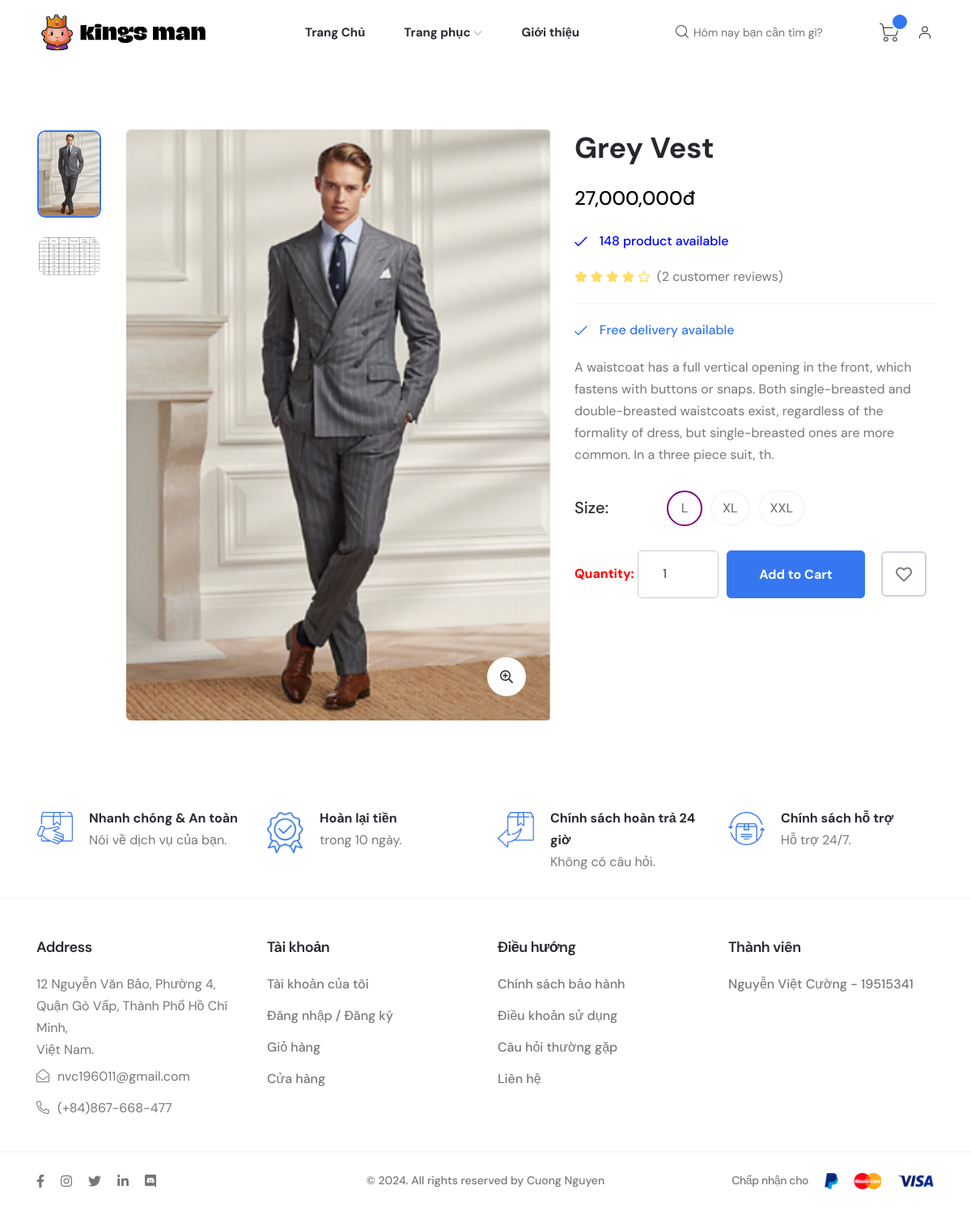
/web_user/fashionApp.php?act=detail_product&id=90, run on the app's committed database.
### tables this page shows
CREATE TABLE `tbl_product` (
  `id_product` int(6) NOT NULL,
  `product_name` varchar(255) NOT NULL,
  `quantity` int(11) NOT NULL DEFAULT 0,
  `product_img` varchar(50) NOT NULL,
  `product_prices` int(10) NOT NULL DEFAULT 0,
  `catalog_id` int(4) NOT NULL,
  `employee_entry` int(11) NOT NULL,
  `entry_date` date NOT NULL,
  `sup_id` int(11) NOT NULL,
  `view` tinyint(4) NOT NULL DEFAULT 0,
  `special` tinyint(4) NOT NULL DEFAULT 0,
  `old_prices` int(11) NOT NULL DEFAULT 0,
  `description` varchar(255) NOT NULL,
  `size` varchar(5) NOT NULL DEFAULT 'L'
);

### model_user/productdb_user.php (called while the page is built, shortened)
<?php
function get_detail_product($id){
    $conn=connectdb();
    $stmt = $conn->prepare("SELECT * FROM tbl_product Where id_product =".$id);
    $stmt->execute();
    $kq=$stmt->fetchAll();
    return $kq;
}
?>

### web_user/detail_product.php (the view, shortened to what this page needs)
  <?php
    $i = 0;
    echo '
        <div class="axil-single-product-area axil-section-gap pb--0 bg-color-white">
            <div class="single-product-thumb mb--40">
                <div class="container">
                    <div class="row">
                        <div class="col-lg-7 mb--40">
                            <div class="row">
                                <div class="col-lg-10 order-lg-2">
                                    <div class="single-product-thumbnail-wrap zoom-gallery">
                                        <div class="single-product-thumbnail product-large-thumbnail-3 axil-product">
                                            <div class="thumbnail">
                                                <a href="../uploads/'.$detail_product[0]["product_img"].'" class="popup-zoom">
                                                    <img class="custom_img_detail" src="../uploads/'.$detail_product[0]["product_img"].'" alt="Product Images">
                                                </a>
                                            </div>
                                        </div>
                                        <div class="product-quick-view position-view">
                                            <a href="../uploads/'.$detail_product[0]["product_img"].'" class="popup-zoom">
                                                <i class="far fa-search-plus"></i>
                                            </a>
                                        </div>
                                    </div>
                                </div>
                                <div class="col-lg-2 order-lg-1">
                                    <div class="product-small-thumb-3 small-thumb-wrapper">
                                        <div class="small-thumb-img">
                                            <img src="../uploads/'.$detail_product[0]["product_img"].'" alt="thumb image">
                                        </div>
                                        <div class="small-thumb-img">
                                            <img src="../uploads/size.png" alt="thumb image">
                                        </div>
                                    </div>
                                </div>
                            </div>
                        </div>
                        <div class="col-lg-5 mb--40">
                            <div class="single-product-content">
                                <div class="inner">
                                    <h2 class="product-title">'.$detail_product[0]["product_name"].'</h2>
                                    <span class="price-amount">'.number_format($detail_product[0]["product_prices"]).'đ</span>';
                                    if ($detail_product[0]["quantity"] == 0) {
                                        echo '
                                            <ul class="product-meta">
                                                <li style="color: red;"><i class="fal fa-times"></i>Run out of stock</li>
                                                <li style="color: red;"><i class="fal fa-times"></i>'.$detail_product[0]["quantity"].' product available</li>
                                            </ul>
                                        ';
                                    } else {
                                        echo '
                                            <ul class="product-meta">
                                                <li style="color: Blue;"><i class="fal fa-check"></i>'.$detail_product[0]["quantity"].' product available</li>
                                            </ul>
                                        ';
                                    }
                                    echo '
                                    <div class="product-rating">
                                        <div class="star-rating">
                                            <i class="fas fa-star"></i>
                                            <i class="fas fa-star"></i>
                                            <i class="fas fa-star"></i>
                                            <i class="fas fa-star"></i>
                                            <i class="far fa-star"></i>
                                        </div>
                                        <div class="review-link">
                                            <a href="#">(<span>2</span> customer reviews)</a>
                                        </div>
                                    </div>
                                    <ul class="product-meta">
                                        <li><i class="fal fa-check"></i>Free delivery available</li>
                                    </ul>
                                    <p class="description">'.$detail_product[0]["description"].'.</p>
                                    <div class="product-variations-wrapper">
                                        <div class="product-variation product-size-variation">
                                            <h6 class="title">Size:</h6>
                                            <ul class="range-variant">
                                                <li onclick="highlightSize(this)" class="active">'.$detail_product[0]["size"].'</li>
                                                <li onclick="highlightSize(this)">XL</li>
                                                <li onclick="highlightSize(this)">XXL</li>
                                            </ul>
                                        </div>
                                    </div>';
                                    echo '
                                    <div class="product-action-wrapper d-flex-center">
                                        <form id="slider_product_'.$i.'" action="fashionApp.php?act=add_cart" method="POST">
                                            <input type="hidden" value="'.$detail_product[0]["product_img"].'" name="img">
                                            <input type="hidden" value="'.$detail_product[0]["product_name"].'" name="name">
                                            <input type="hidden" value="'.$detail_product[0]["product_prices"].'" name="price">
                                            <input type="hidden" value="'.$detail_product[0]["id_product"].'" name="id">
                                            <input type="hidden" value="'.$detail_product[0]["size"].'" name="size">
                                            <label style="color: red; font-weight: bold;">Quantity:</label>
                                            <input style="height: 59.2px; border: 1px solid #ccc; border-radius: 5px; font-size: 16px; color: #333;
                                            width: 100px;" type="number" name="quantity" value="1"  min="1" max="'.$detail_product[0]["quantity"].'" placeholder="quantity"  oninput="limitInput(this)">
                                        </form>
                                        <ul class="product-action d-flex-center mb--0">';
                                            if ($detail_product[0]["quantity"] != 0) {
                                                echo '
                                                    <li class="add-to-cart"><a href="javascript:void(0);" onclick="submitForm('.$i.')" class="axil-btn btn-bg-primary">Add to Cart</a></li>
                                                    <li class="wishlist"><a href="#" class="axil-btn wishlist-btn"><i class="far fa-heart"></i></a></li>
                                                ';
                                            } else {
                                                echo '
                                                <li class="add-to-cart" ><a style="background-color: grey; color: white;"href="#" class="axil-btn" >Out of stock</a></li>
                                                <li class="wishlist"><a href="#" class="axil-btn wishlist-btn"><i class="far fa-heart"></i></a></li>
                                                ';
                                            }
                                    echo '
                                        </ul>
                                    </div>
                                </div>
                            </div>
                        </div>
                    </div>
                </div>
            </div>
        </div>
    ';
?>

### web_user/detail_product.php (style rules this page uses)
.active { background-color: green; }

### data on the page
tbl_product: product_img (picture), product_name "Grey Vest", product_prices "27,000,000", quantity "148", description "A waistcoat has a full vertical opening in the front, which fastens with buttons or snaps. Both single-breasted and double-breasted waistcoats exist, regardless of the formality of dress, but single-breasted ones are more common. In a three piece suit, th", size "L"
